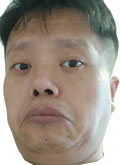
%> input picture CHT/CH03/2.jpg, 120 x 165 px
$ octave fig7.m   (GNU Octave 9; MATLAB toolbox functions it lacks are replaced by stand-ins)
%> lines starting %> are read from the running program, lines starting %| are printed output that depends on the picture; in (x1, y1, x2, y2) boxes, pixels count from 0 and x2, y2 are one past the last pixel; in counts of white or black regions, pixels touching at a corner belong together; the program's own positions count from 1
clc;
clear all;
close all;

subplot(2,2,1);
I1=imread('2.jpg');%讀取人臉圖形
%> I1 is the input picture: size 165x120x3 uint8; mean R, G, B 154.1, 142.9, 131.2
imshow(I1);
title('original face');%顯示原始人臉圖形

subplot(2,2,2);
I2=im2bw(I1,0.5);   %將人臉圖形二值化，設定值=0.5
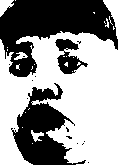
%> I2: size 165x120 logical; 59.1% white; 16 black regions (13 under 20 px), largest, box (x1, y1, x2, y2) and area: (0, 0, 118, 77) 4740, (11, 83, 86, 165) 2778, (55, 39, 88, 74) 548
imshow(I2);
title('binary face'); %顯示二值化的人臉圖形

subplot(2,2,3);
%開始對人臉圖形進行變換解碼，采用離散余弦變換
I3=im2double(I1);
D=dctmtx(8);
B=blkproc(I2,[8,8],'P1*x*P2',D,D');
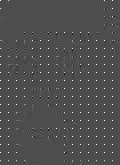
%> B: size 165x120 double; min -3.49, max 8, mean 0.0724; drawn with min black and max white
mask=[1 1 1 1 1 1 1 1;1 1 1 1 0 0 0 0;...
1 1 0 0 0 0 1 1;1 0 0 0 1 1 1 0;...
1 0 0 1 1 0 0 1;1 0 1 1 0 0 1 0;...
1 0 1 0 0 1 0 1;1 0 1 0 1 0 1 0];
B2=blkproc(B,[8,8],'P1.*x',mask);
I3=blkproc(B2,[8,8],'P1*x*P2',D',D);%人臉圖形解碼結束
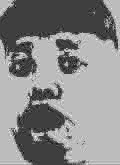
%> I3: size 165x120 double; min -0.504, max 1.53, mean 0.59; drawn with min black and max white
imshow(I3);
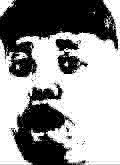
%> displayed picture: size 165x120, on the screen's scale of 0 to 255; min 0, max 255, mean 150.3
title('DCT coding');

subplot(2,2,4);
%開始對人臉圖形進行變換解碼，采用二維小波變換
I4=double(I2)/255;

[C,S]=wavedec2(I4,2,'bior3.7');
%> S = [52 41; 52 41; 90 67; 165 120]
%對人臉圖形用bior3.7小波２層小波分解

ca1=appcoef2(C,S,'bior3.7',1);
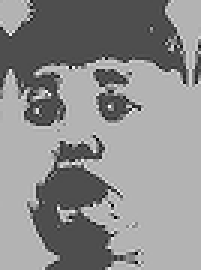
%> ca1: size 90x67 double (shown 3 times larger); min -0.00604, max 0.0137, mean 0.00478; drawn with min black and max white
%保留小波分解第１層低頻訊息，進行圖形壓縮

ca1=wcodemat(ca1,440,'mat',0);
%對第１層訊息進行量化解碼

%至此人臉圖形解碼結束！

imagesc(ca1);
colormap(gray);
%顯示第一層（50％解析度）的圖形
title('wavedec2 coding')

$ run again, with CHT/CH03/1.jpg copied over CHT/CH03/2.jpg
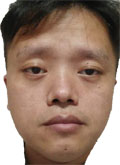
%> input picture CHT/CH03/1.jpg, 120 x 165 px
%> I1 is the input picture: size 165x120x3 uint8; mean R, G, B 151.5, 126, 110.5
%> `I2=im2bw(I1,0.5);`:
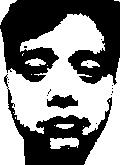
%> I2: size 165x120 logical; 52% white; 15 black regions (12 under 20 px), largest, box (x1, y1, x2, y2) and area: (0, 0, 120, 85) 6176, (4, 74, 112, 165) 3033, (47, 95, 78, 109) 282
%> S = [52 41; 52 41; 90 67; 165 120]
%> `ca1=appcoef2(C,S,'bior3.7',1);`:
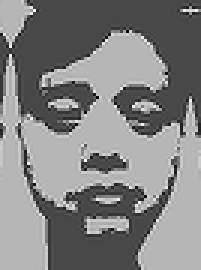
%> ca1: size 90x67 double (shown 3 times larger); min -0.00513, max 0.013, mean 0.0041; drawn with min black and max white
